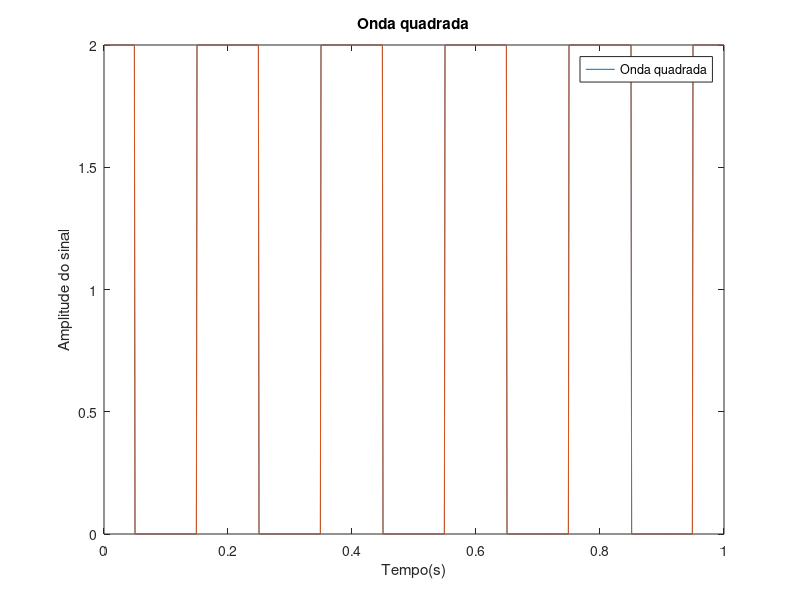

Here is the MATLAB script that generated this plot:
clear all;
close all;
clc;

f = 5;    %fase
A = 1;    %amplitude
T = 1;    %tempo em segundos
phi = 90; %fase em graus

offset = 1;

t = 0:0.001:T;

phi_rad = deg2rad(phi);

%calculando funcao
yq = A*square(2*pi*f*t + phi_rad) + offset;
%yt = A*sawtooth(2*pi*f*t + phi_rad) + offset; Onda triangular

%plotando gráfico
figure;
plot(t, yq);
%comentando eixos do gráfico
xlabel('Tempo(s)'); 
ylabel('Amplitude do sinal');
hold; %mantém todos os gráficos
plot(t, yq);
legend('Onda quadrada');
title('Onda quadrada');
